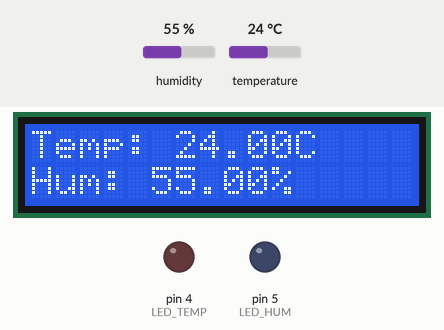
Bench run of a sketch on a simulated Arduino Uno, built with avr-gcc and run on an emulated ATmega328P. On the bench: 16×2 character LCD, output pins drawn as LEDs (lit = HIGH). Inputs (shaded band) come from the test bench; at power-on: humidity 55 %, temperature 24 °C.

Above: at 4.2 s.
4.3 s: humidity set to 32 %
At 6.5 s:
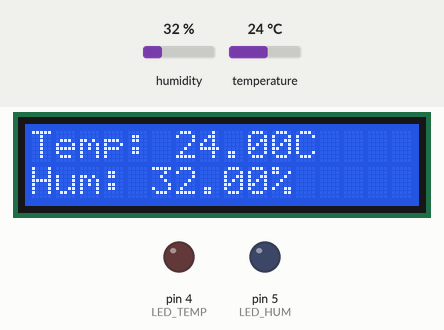
7.0 s: humidity set to 29 %
At 7.5 s:
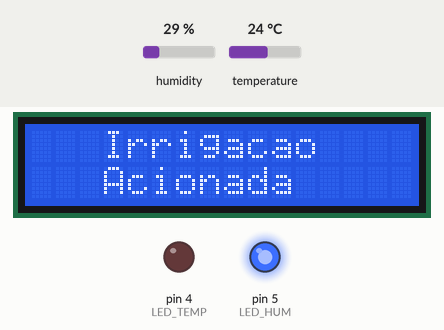
9.7 s: temperature set to 10.7 °C
12.5 s: temperature set to 9.5 °C
At 14.5 s:
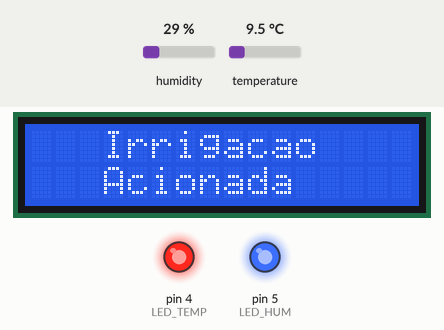
15.2 s: humidity set to 48 %
At 16.5 s:
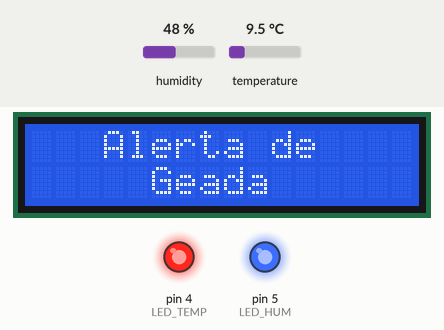
17.9 s: humidity set to 51 %
At 20.4 s:
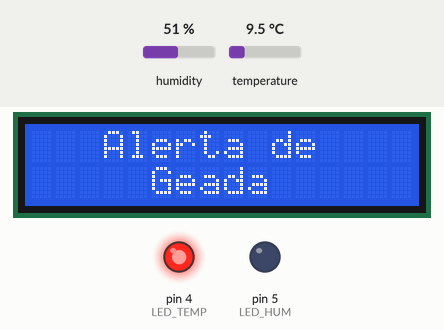
Timing chart, 0 to 21.9 s (numbered marks = the images above; inputs shaded):
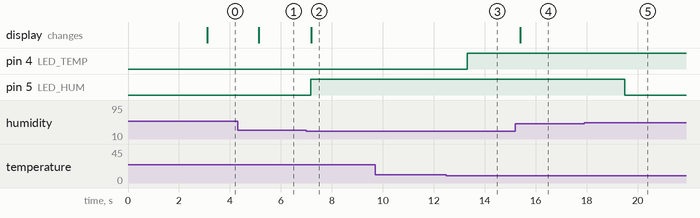

The sketch:

main.ino
```cpp
/*
CENTRO UNIVERSITÁRIO DE VALENÇA - UNIFAA
CURSO DE ANÁLISE E DESENVOLVIMENTO DE SISTEMAS

LAÍS BRUM MENEZES

Projeto: Arduino-Plant-Environment-Control
Disciplina: Internet of Things - Cuidando de Nossas Vidas

 Sistema de controle de temperatura e umidade de uma planta
 Componentes:
  - Arduino UNO (ou similar)
  - Sensor de temperatura e umidade: DHT22
  - Display LCD 16x2 com módulo I2C
  - LEDs para indicação de controle de dispositivos
     Podem ser substituídos por relés para acionamento de equipamentos
*/

// Importação de bibliotecas:
#include <DHT.h>
#include <LiquidCrystal_I2C.h>

// Definições:
#define DHT_PIN 2      // Pino conectado ao DHT
#define DHT_TYPE DHT22 // Tipo do sensor
#define LED_TEMP 4     // Led para simulação de controle de temperatura
#define LED_HUM 5      // Led para simulação de controle de umidade

// Configurações:
LiquidCrystal_I2C lcd(0x27, 16, 2);
DHT dht(DHT_PIN, DHT_TYPE);

// Variáveis de limites:
/*
  CONSIDERAÇÕES DO PROCESSO DE EVAPOTRANSPIRAÇÃO
  - A temperatura mínima foi estipulada com base no cultivo da banana
  (pertencente ao grupo de culturas: frutas e forrageiras) para o
    planejamento de plantio em função de geadas, onde na região Sudeste a
    ocorrência de geada concentra-se nos meses de junho a agosto.

  - As umidades relativas, mínima e máxima, foram definidas com base na curva
    característica de retenção de água no solo, onde os valores recomendados
    para o fator de segurança de disponibilidade de água no solo para a
    manutenção encontra-se na tabela a seguir, sendo fator o mínimo o
    Ponto de Murcha Permanente e o máximo o Ponto de Saturação.

    |  GRUPOS DE CULTURAS    |  FATOR f    |
    |------------------------|-------------|
    |  Olerícolas            |  0,2 a 0,4  |
    |  Frutas e Forrageiras  |  0,3 a 0,5  |
    |  Grãos e Algodão       |  0,4 a 0,6  |

*/
float tempMin = 10.0; // Temperatura mínima (em graus Celsius)
float humMin = 30.0;  // Umidade relativa mínima (em %)
float humMax = 50.0;  // Umidade relativa máxima

void setup()
{

  // Inicialização dos LEDs
  pinMode(LED_TEMP, OUTPUT);
  pinMode(LED_HUM, OUTPUT);
  digitalWrite(LED_TEMP, LOW); // Led desligado
  digitalWrite(LED_HUM, LOW);  // Led desligado

  // Inicialização do sensor e LCD
  dht.begin();
  lcd.init();
  lcd.backlight();

  // Mensagem inicial no display
  lcd.setCursor(0, 0);
  lcd.print("Controle Planta");
  delay(3000);
  lcd.clear();
}

void loop()
{

  // Leitura do sensor
  float temperatura = dht.readTemperature();
  float umidade = dht.readHumidity();

  // Exibição no LCD
  lcd.setCursor(0, 0);
  lcd.print("Temp: ");
  lcd.print(temperatura);
  lcd.print("C");

  lcd.setCursor(0, 1);
  lcd.print("Hum: ");
  lcd.print(umidade);
  lcd.print("%");

  // Controle de ocorrência de geada com relação à temperatura
  if (temperatura <= tempMin)
  {
    digitalWrite(LED_TEMP, HIGH); // Aciona Alerta

    // Exibição do Alerta no LCD
    lcd.clear();
    lcd.setCursor(3, 0);
    lcd.print("Alerta de");

    lcd.setCursor(5, 1);
    lcd.print("Geada");
  }

  // Controle de irrigação com relação à umidade:
  if (umidade <= humMin)
  {
    digitalWrite(LED_HUM, HIGH); // Aciona Irrigação

    // Exibição do Alerta no LCD
    lcd.clear();
    lcd.setCursor(3, 0);
    lcd.print("Irrigacao");

    lcd.setCursor(3, 1);
    lcd.print("Acionada");
  }
  else if (umidade >= humMax)
  {
    digitalWrite(LED_HUM, LOW); // Desliga Irrigação
  }

  delay(2000); // Espera 2 segundos antes da próxima leitura
}
```

Measured:
- the behaviour switches between 31 and 30 % on humidity (found by bisection; images 1 and 2)
- the behaviour switches between 10.1 and 10 °C on temperature (found by bisection; images 2 and 3)
- the behaviour switches between 49 and 50 % on humidity (found by bisection; images 4 and 5)
- after the input at 4.3 s, the display: changes after 0.84 s (image 1)
- after the input at 7.0 s, pin 5 (LED_HUM): LOW → HIGH after 0.17 s; the display: changes after 0.19 s (image 2)
- after the input at 9.7 s, every drawn part: stays the same
- after the input at 12.5 s, pin 4 (LED_TEMP): LOW → HIGH after 0.81 s
- after the input at 15.2 s, the display: changes after 0.20 s (image 4)
- after the input at 17.9 s, pin 5 (LED_HUM): HIGH → LOW after 1.6 s
